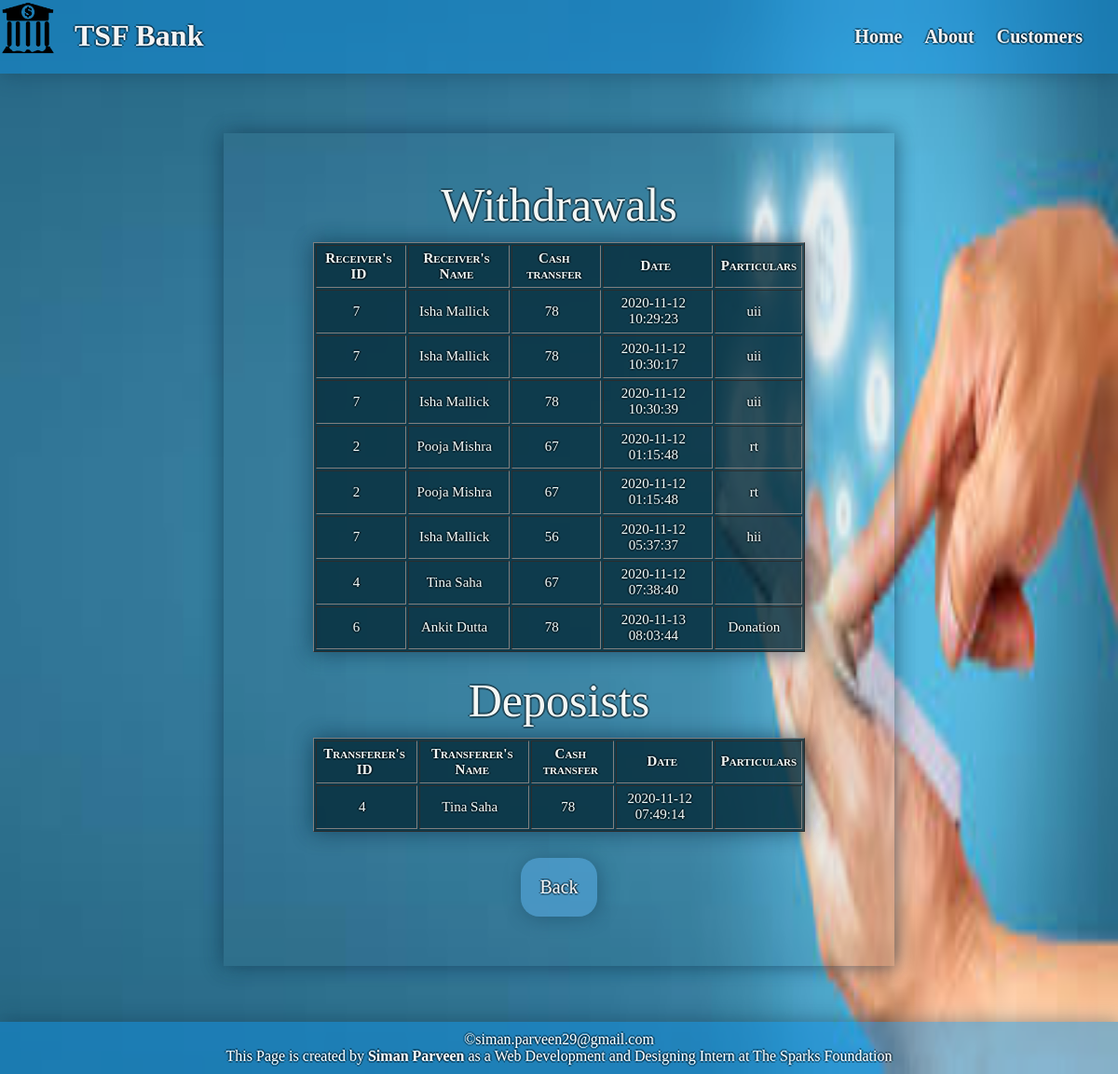
The app's page /transfer_me.php?id=1 with its own data.
### tables this page shows
CREATE TABLE `transaction` (
  `TransactionID` int(11) NOT NULL,
  `from_cust_id` int(20) NOT NULL,
  `transferername` varchar(50) NOT NULL,
  `to_cust_id` int(11) NOT NULL,
  `receivername` varchar(50) NOT NULL,
  `cashtransfer` int(20) NOT NULL,
  `transfererbalance` int(11) NOT NULL,
  `receiverbalance` int(11) NOT NULL,
  `date` datetime NOT NULL,
  `msgforreceiver` varchar(100) NOT NULL
);

### transfer_me.php (the view, shortened to what this page needs)
<!DOCTYPE html>
<html lang="en">
<head>
    <link rel="stylesheet" href="style_transfer.css">
</head>
<body>
    <header>
        <img src="logo1.png" alt="bank logo">
        <h1>TSF Bank</h1>
        <nav id="nav_bar">
            <a href="index.html">Home</a>
            <a href="about.html">About</a>
            <a href="view.php">Customers</a>
        </nav>
    </header>
    <section class="transfer">
        <?php
        $tid = $_GET['id'];
        $username="root";
        $password="";
        $db2="transaction";
        $conn = new mysqli("localhost", $username,$password,$db2) or die ("You are not Connected");
        $sqlget = "SELECT * FROM transaction WHERE from_cust_id = '$tid'";
        $sqldata = mysqli_query($conn,$sqlget) or die('Error Getting the data');
        echo "<table border='1'>";
        echo "<caption>Withdrawals</caption>";
        echo "<tr>
            <th>Receiver's ID</th>
            <th>Receiver's Name</th>
            <th>Cash transfer</th>
            <th>Date</th>
            <th>Particulars</th>
            </tr>";
        $rowcount=mysqli_num_rows($sqldata);
        for($i=1 ;$i <= $rowcount;$i++){
        while($row = mysqli_fetch_array($sqldata, MYSQLI_ASSOC)){
            echo "<tr><td>";
                echo $row['to_cust_id'];
            echo "</td><td>";
                echo $row['receivername'];
            echo "</td><td>";
                echo $row['cashtransfer'];
            echo "</td><td>";
                echo $row['date'];
            echo "</td><td>";
                echo $row['msgforreceiver'];
            echo "</td></tr>";
           }
        }
          echo "</table>";
        echo "<br/>";
        $sqlget1 = "SELECT * FROM transaction WHERE to_cust_id = '$tid'";
        $sqldata1 = mysqli_query($conn,$sqlget1) or die('Error Getting the data');
        echo "<table border='1'>";
        echo "<caption>Deposists</caption>";
        echo "<tr>
            <th>Transferer's ID</th>
            <th>Transferer's Name</th>
            <th>Cash transfer</th>
            <th>Date</th>
            <th>Particulars</th>
            </tr>";
        $rowcount=mysqli_num_rows($sqldata1);
        for($i=1 ;$i <= $rowcount;$i++){
         while($row = mysqli_fetch_array($sqldata1, MYSQLI_ASSOC)){
            echo "<tr><td>";
                echo $row['from_cust_id'];
            echo "</td><td>";
                echo $row['transferername'];
            echo "</td><td>";
                echo $row['cashtransfer'];
            echo "</td><td>";
                echo $row['date'];
            echo "</td><td>";
            echo "</td></tr>";
        }
    }
          echo "</table>";
        echo "<br/>";
        echo "<button><a href='http://localhost/bankingsytem/transfer.php?id=$tid'>Back</button>";
        ?>
    </section>
    <footer>
        &copy;siman.parveen29@gmail.com
        <p>This Page is created by <b>Siman Parveen</b> as a Web Development and Designing Intern at The Sparks Foundation</p>
    </footer>
</body>
</html>

### style_transfer.css (style rules this page uses)
* { margin: 0px; padding: 0px; font-family: 'Times New Roman', Times, serif; }
body { background-image: url("bg.jpg"); background-repeat: no-repeat; background-size: 100% 100%; color: white; }
header { display: inline-block; background-color: rgba(17, 143, 226, 0.5); width: 100%; color: whitesmoke; text-shadow: 2px 0px 0px rgba(0, 1, 2, 0.377), 0px 2px 0px rgba(0, 1, 2, 0.377), -2px 0px 0px rgba(0, 1, 2, 0.377), 0px -2px 0px rgba(0, 1, 2, 0.377); box-shadow: 2px 2px 20px rgba(17, 52, 77, 0.377); }
header h1 { margin: 20px; float: left; }
header img { float: left; width: 60px; height: 60px; }
nav { float: right; padding: 28px; }
nav a { text-decoration: none; color: whitesmoke; font-size: 20px; font-weight: bolder; padding: 10px; }
.transfer { display: inline-block; position: relative; border: transparent; font-size: 20px; background-color: rgba(60, 102, 119, 0.1); box-shadow: 2px -2px 20px rgba(17, 52, 77, 0.377), -2px 2px 20px rgba(17, 52, 77, 0.377); padding: 4% 8% 4% 8%; text-align: center; margin: 5% 20% 5% 20%; text-shadow: 2px 0px 0px rgba(0, 1, 2, 0.377), 0px 2px 0px rgba(0, 1, 2, 0.377), -2px 0px 0px rgba(0, 1, 2, 0.377), 0px -2px 0px rgba(0, 1, 2, 0.377); }
caption { font-size: 50px; margin-bottom: 2%; }
table { text-align: center; font-size: 15px; color: rgb(243, 247, 245); background-color: rgba(6, 44, 59, 0.829); box-shadow: 2px -2px 20px rgba(17, 52, 77, 0.377), -2px 2px 20px rgba(17, 52, 77, 0.377); width: 100%; }
th { font-variant: small-caps; }
td, th { padding: 1%; padding-right: 10px; }
td { padding-right: 15px; }
a { text-decoration: none; color: whitesmoke; }
button { display: inline-block; padding: 20px; border-radius: 20px; margin: 1% 10% 1% 10%; border: transparent; background-color: rgba(87, 169, 224, 0.582); color: bisque; box-shadow: 2px 2px 20px rgba(17, 52, 77, 0.377); font-size: 20px; text-shadow: 2px 0px 0px rgba(0, 1, 2, 0.377), 0px 2px 0px rgba(0, 1, 2, 0.377), -2px 0px 0px rgba(0, 1, 2, 0.377), 0px -2px 0px rgba(0, 1, 2, 0.377); }
footer { clear: both; color: white; text-shadow: 2px 0px 0px rgba(0, 1, 2, 0.377), 0px 2px 0px rgba(0, 1, 2, 0.377), -2px 0px 0px rgba(0, 1, 2, 0.377), 0px -2px 0px rgba(0, 1, 2, 0.377); text-align: center; height: 10%; padding: 10px; box-shadow: 2px -2px 20px rgba(17, 52, 77, 0.377); background-color: rgba(17, 143, 226, 0.5); }

### records on screen
transaction: to_cust "7", receivername "Isha Mallick", cashtransfer "78", date "2020-11-12 10:29:23", msgforreceiver "uii"
transaction: to_cust "7", receivername "Isha Mallick", cashtransfer "78", date "2020-11-12 10:30:17", msgforreceiver "uii"
transaction: to_cust "7", receivername "Isha Mallick", cashtransfer "78", date "2020-11-12 10:30:39", msgforreceiver "uii"
transaction: to_cust "2", receivername "Pooja Mishra", cashtransfer "67", date "2020-11-12 01:15:48", msgforreceiver "rt"
transaction: to_cust "2", receivername "Pooja Mishra", cashtransfer "67", date "2020-11-12 01:15:48", msgforreceiver "rt"
transaction: to_cust "7", receivername "Isha Mallick", cashtransfer "56", date "2020-11-12 05:37:37", msgforreceiver "hii"
transaction: to_cust "4", receivername "Tina Saha", cashtransfer "67", date "2020-11-12 07:38:40"
transaction: to_cust "6", receivername "Ankit Dutta", cashtransfer "78", date "2020-11-13 08:03:44", msgforreceiver "Donation"
transaction: from_cust "4", transferername "Tina Saha", cashtransfer "78", date "2020-11-12 07:49:14"
